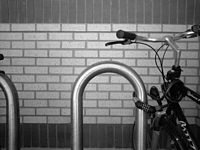
#> input picture image_process/sobel/Bikesgray.jpg, 200 x 150 px
$ python sobel_test.py
#> lines starting #> are read from the running program, lines starting #| are printed output that depends on the picture
# coding=utf-8

import Image
import numpy as np
import matplotlib.pyplot as pyplot
import pylab
im =Image.open('Bikesgray.jpg')
#> im is the input picture: PIL image 200x150 L; min 0, max 255, mean 112.3
w,h = im.size
#> w = 200; h = 150
res = np.zeros((w, h))
sobel_x =[[-1, 0, 1],[-2, 0, 2],[-1, 0, 1]]
sobel_y =[[-1, -2, 1],[0, 0, 0],[1, 2, -1]]
for x in range(1, (w-1)):#注意初始值问题，是从第二个开始的
    for y in range(1, (h-1)):
        sub =[[im.getpixel((x-1, y-1)), im.getpixel((x-1, y)), im.getpixel((x-1, y+1))],\
        [im.getpixel((x, y-1)), im.getpixel((x, y)), im.getpixel((x, y+1))], \
        [im.getpixel((x+1, y-1)), im.getpixel((x+1, y)), im.getpixel((x+1, y+1))]]
        sub = np.array(sub)
        roberts_x = np.array(sobel_x)
        roberts_y = np.array(sobel_y)
        var_x =sum(sum(sub * sobel_x))
        var_y = sum(sum(sub * sobel_y))

        #var = max(abs(var_x),abs(var_y))备注1
        var = abs(var_x) + abs(var_y)

        res[x][y] = var#把var值放在x行y列位置上
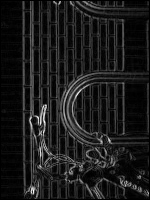
#> res: shape (200, 150) float64; min 0, max 1064, mean 115.5; drawn with min black and max white


pyplot.imshow(res, cmap=pyplot.cm.gray)#输出图片可能颜色有问题，用cmap=pyplot.cm.gray进行改颜色
pylab.show()
